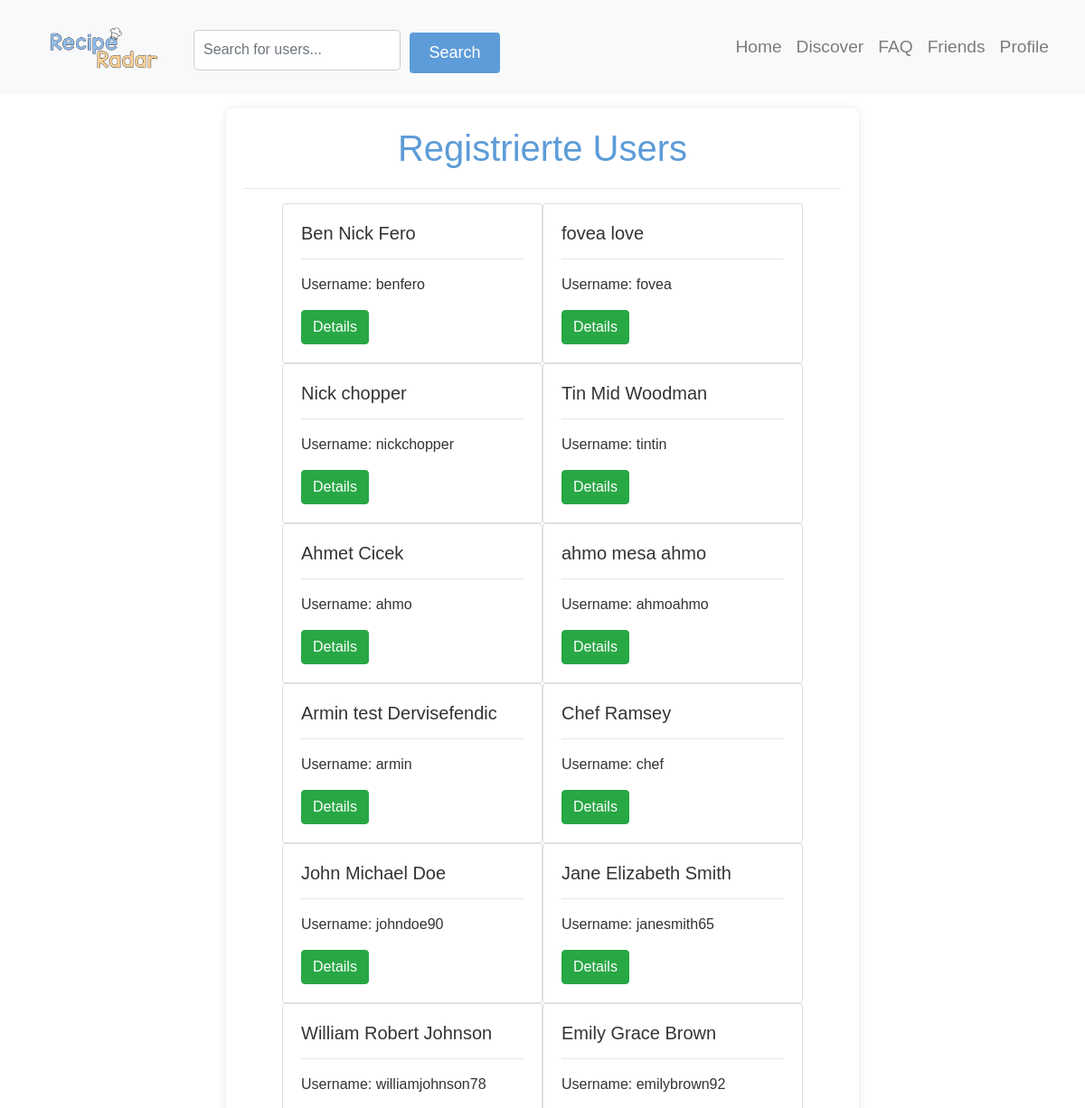
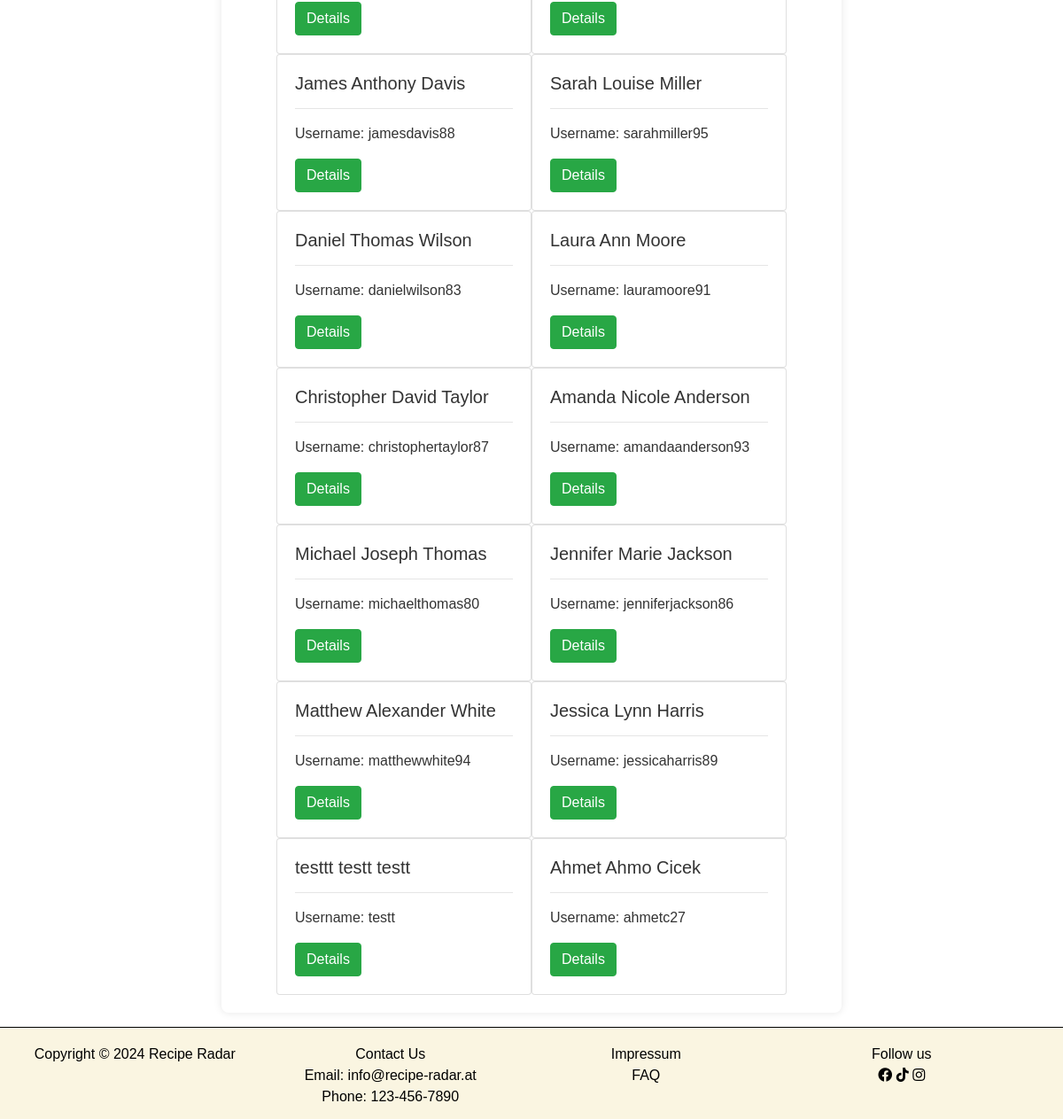
The app's page /userlist.php (signed in) with its own data (2 pictures, top to bottom).
### tables this page shows
CREATE TABLE `users` (
  `userID` int(20) NOT NULL,
  `type` text NOT NULL DEFAULT 'normal',
  `salutation` varchar(50) DEFAULT NULL,
  `firstName` varchar(50) NOT NULL,
  `middleName` varchar(50) DEFAULT NULL,
  `lastName` varchar(50) NOT NULL,
  `userName` varchar(30) NOT NULL,
  `email` varchar(100) NOT NULL,
  `password` varchar(255) NOT NULL,
  `birthDate` date NOT NULL,
  `profilePicture` varchar(255) DEFAULT NULL
);

### services/userlist_service.php (the view, shortened to what this page needs)
<?php
require 'config/db_connect.php';
$users = "SELECT * FROM users WHERE Type != 'admin'";
$usersResult = mysqli_query($conn, $users);
$layout = "";
if (mysqli_num_rows($usersResult) == 0) {
    $layout .= "No Users found!";
} else {
    while ($user = mysqli_fetch_assoc($usersResult)) {
        $layout .= "<div class='card' style='width: 18rem'>
        <div class='card-body'>
          <h5 class='card-title'>{$user["firstName"]} {$user["middleName"]} {$user["lastName"]}</h5>
          <hr>
          <p class='card-text'>Username: {$user["userName"]}</p>
          <a href='userdetails.php?id={$user["userID"]}' class='btn btn-success' >Details</a>
        </div>
      </div>";
    }
}
?>

### resources/css/style.css (style rules this page uses)
body { margin: 0; padding: 0; }
body { margin: 0; font-family: 'Segoe UI', Tahoma, Geneva, Verdana, sans-serif; background-color: white; height: 100vh; }

### resources/css/recipe_detail.css (style rules this page uses)
body { background-image: url('../../pictures/bg-2.jpeg'); background-size: cover; font-family: Arial, sans-serif; color: #333; margin: 0; padding: 0; }

### records on screen
users: firstName "Ben", middleName "Nick", lastName "Fero", userName "benfero"
users: firstName "fovea", lastName "love", userName "fovea"
users: firstName "Nick", lastName "chopper", userName "nickchopper"
users: firstName "Tin", middleName "Mid", lastName "Woodman", userName "tintin"
users: firstName "Ahmet", lastName "Cicek", userName "ahmo"
users: firstName "ahmo", middleName "mesa", lastName "ahmo", userName "ahmoahmo"
users: firstName "Armin", middleName "test", lastName "Dervisefendic", userName "armin"
users: firstName "Chef", lastName "Ramsey", userName "chef"
users: firstName "John", middleName "Michael", lastName "Doe", userName "johndoe90"
users: firstName "Jane", middleName "Elizabeth", lastName "Smith", userName "janesmith65"
users: firstName "William", middleName "Robert", lastName "Johnson", userName "williamjohnson78"
users: firstName "Emily", middleName "Grace", lastName "Brown", userName "emilybrown92"
users: firstName "James", middleName "Anthony", lastName "Davis", userName "jamesdavis88"
users: firstName "Sarah", middleName "Louise", lastName "Miller", userName "sarahmiller95"
users: firstName "Daniel", middleName "Thomas", lastName "Wilson", userName "danielwilson83"
users: firstName "Laura", middleName "Ann", lastName "Moore", userName "lauramoore91"
users: firstName "Christopher", middleName "David", lastName "Taylor", userName "christophertaylor87"
users: firstName "Amanda", middleName "Nicole", lastName "Anderson", userName "amandaanderson93"
users: firstName "Michael", middleName "Joseph", lastName "Thomas", userName "michaelthomas80"
users: firstName "Jennifer", middleName "Marie", lastName "Jackson", userName "jenniferjackson86"
users: firstName "Matthew", middleName "Alexander", lastName "White", userName "matthewwhite94"
users: firstName "Jessica", middleName "Lynn", lastName "Harris", userName "jessicaharris89"
users: firstName "testtt", middleName "testt", lastName "testt", userName "testt"
users: firstName "Ahmet", middleName "Ahmo", lastName "Cicek", userName "ahmetc27"
